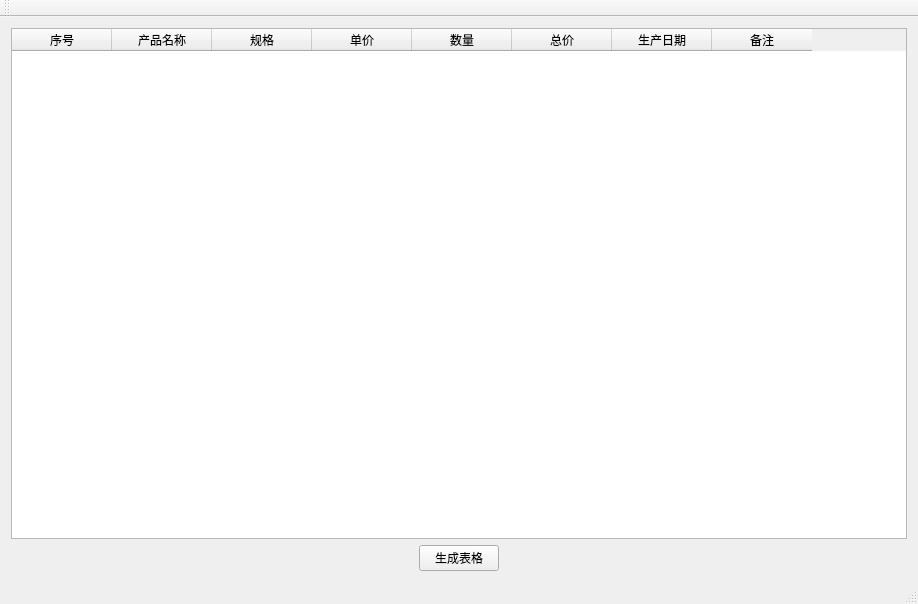
<?xml version="1.0" encoding="UTF-8"?>
<ui version="4.0">
 <class>ListGenerator</class>
 <widget class="QMainWindow" name="ListGenerator">
  <property name="geometry">
   <rect>
    <x>0</x>
    <y>0</y>
    <width>918</width>
    <height>604</height>
   </rect>
  </property>
  <property name="sizePolicy">
   <sizepolicy hsizetype="MinimumExpanding" vsizetype="MinimumExpanding">
    <horstretch>0</horstretch>
    <verstretch>0</verstretch>
   </sizepolicy>
  </property>
  <property name="windowTitle">
   <string>ListGenerator</string>
  </property>
  <widget class="QWidget" name="centralWidget">
   <layout class="QVBoxLayout" name="verticalLayout">
    <item>
     <widget class="QTableWidget" name="tableWidget">
      <property name="contextMenuPolicy">
       <enum>Qt::DefaultContextMenu</enum>
      </property>
      <column>
       <property name="text">
        <string>序号</string>
       </property>
      </column>
      <column>
       <property name="text">
        <string>产品名称</string>
       </property>
      </column>
      <column>
       <property name="text">
        <string>规格</string>
       </property>
      </column>
      <column>
       <property name="text">
        <string>单价</string>
       </property>
      </column>
      <column>
       <property name="text">
        <string>数量</string>
       </property>
      </column>
      <column>
       <property name="text">
        <string>总价</string>
       </property>
      </column>
      <column>
       <property name="text">
        <string>生产日期</string>
       </property>
      </column>
      <column>
       <property name="text">
        <string>备注</string>
       </property>
      </column>
     </widget>
    </item>
    <item>
     <layout class="QGridLayout" name="gridLayout">
      <item row="0" column="0">
       <spacer name="horizontalSpacer">
        <property name="orientation">
         <enum>Qt::Horizontal</enum>
        </property>
        <property name="sizeHint" stdset="0">
         <size>
          <width>40</width>
          <height>20</height>
         </size>
        </property>
       </spacer>
      </item>
      <item row="0" column="1">
       <widget class="QPushButton" name="pushButton">
        <property name="text">
         <string>生成表格</string>
        </property>
       </widget>
      </item>
      <item row="0" column="2">
       <spacer name="horizontalSpacer_2">
        <property name="orientation">
         <enum>Qt::Horizontal</enum>
        </property>
        <property name="sizeHint" stdset="0">
         <size>
          <width>40</width>
          <height>20</height>
         </size>
        </property>
       </spacer>
      </item>
     </layout>
    </item>
   </layout>
  </widget>
  <widget class="QMenuBar" name="menuBar">
   <property name="geometry">
    <rect>
     <x>0</x>
     <y>0</y>
     <width>918</width>
     <height>23</height>
    </rect>
   </property>
  </widget>
  <widget class="QToolBar" name="mainToolBar">
   <attribute name="toolBarArea">
    <enum>TopToolBarArea</enum>
   </attribute>
   <attribute name="toolBarBreak">
    <bool>false</bool>
   </attribute>
  </widget>
  <widget class="QStatusBar" name="statusBar"/>
 </widget>
 <layoutdefault spacing="6" margin="11"/>
 <resources/>
 <connections/>
</ui>
